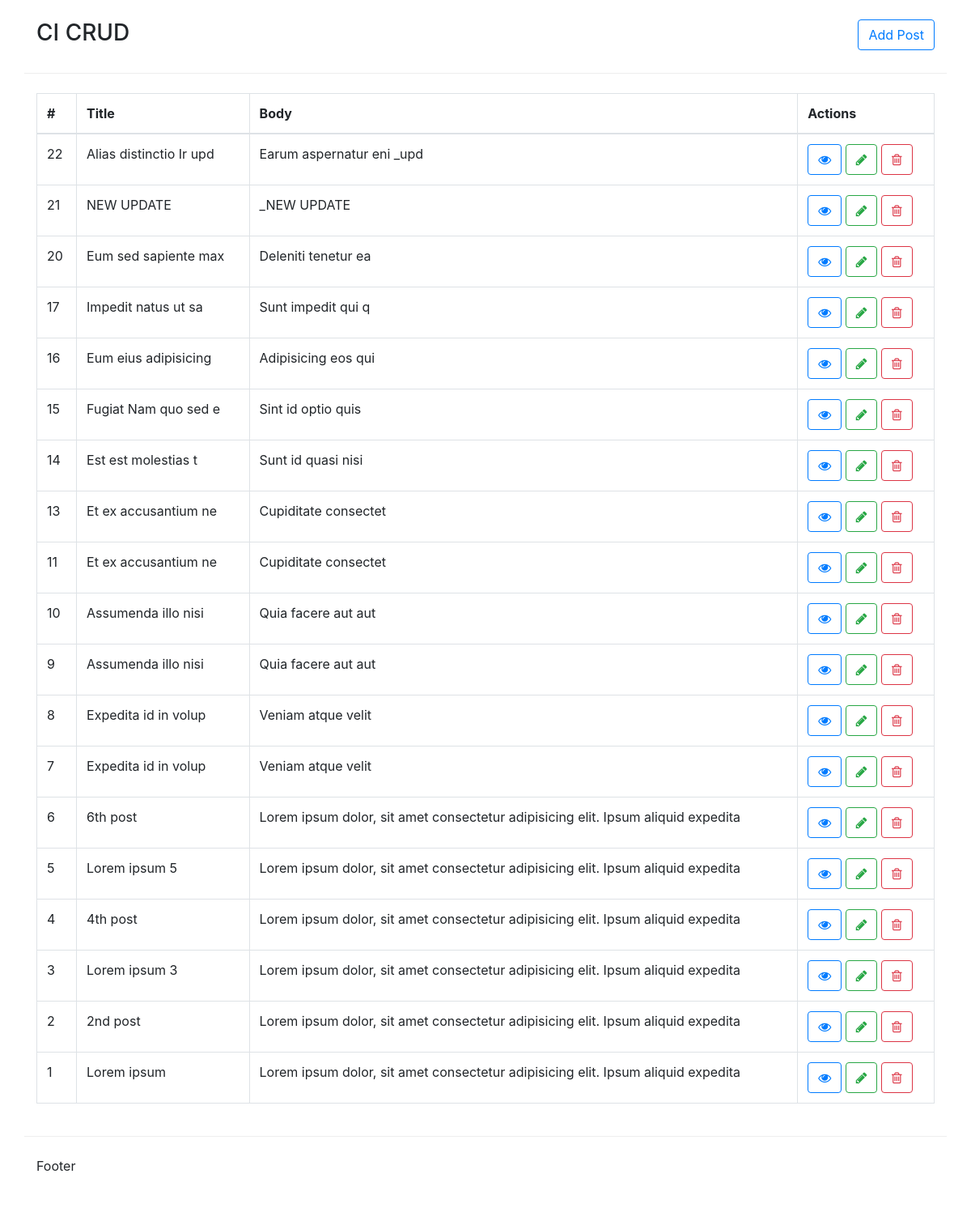
The page / on the database its author committed.
### tables this page shows
CREATE TABLE `posts` (
  `id` int(11) NOT NULL,
  `title` varchar(24) NOT NULL,
  `body` text NOT NULL
);

### application/controllers/Post.php (called while the page is built, shortened)
<?php
class Post extends CI_Controller
{
    public function index()
    {
        $posts = get_all('posts','id','DESC');
        $data['posts'] = $posts;
        $this->load->view('inc/header');
        $this->load->view('all', $data);
        $this->load->view('inc/footer');
    }
}

### index.php (called while the page is built, shortened)
<?php
require_once BASEPATH.'core/CodeIgniter.php';

### application/views/all.php (the view)
<header class="container pt-4 pb-4">
    <div class="row">
        <div class="col-md-10">
            <h3><?php echo site_name();?></h3>
        </div>
        <div class="col-md-2">
            <a href="<?php echo site_url('/create');?>" class="btn btn-outline-primary pull-right">Add Post</a>
        </div>
    </div>
</header>
<div id="content" class="container pt-4 pb-4">
    <div class="row">
        <div class="col-md-12">
            <div class="table-responsive">
                <table class="table table-stripped table-hover table-bordered">
                    <thead>
                        <tr>
                            <th>#</th>
                            <th>Title</th>
                            <th>Body</th>
                            <th>Actions</th>
                        </tr>
                    </thead>
                    <tbody>
                     <?php foreach($posts as $post):?>
                        <tr>
                            <td><?php echo $post->id?></td>
                            <td><?php echo $post->title?></td>
                            <td><?php echo substr($post->body, 0,80)?></td>
                            <td>
                                <a href="<?php echo site_url('/view/'.$post->id);?>" class="btn btn-outline-primary" title="View"><i class="fa fa-eye" aria-hidden="true"></i></a>
                                <a href="<?php echo site_url('/edit/'.$post->id);?>" class="btn btn-outline-success" title="Edit"><i class="fa fa-pencil" aria-hidden="true"></i></a>
                                <a href="<?php echo site_url('/delete/'.$post->id);?>" class="btn btn-outline-danger" onclick="return confirm_delete()"><i class="fa fa-trash-o" aria-hidden="true" title="Delete"></i></a>
                            </td>
                        </tr>
                     <?php endforeach;?>
                    </tbody>
                </table>
            </div>
        </div>
    </div>
</div>

### application/views/inc/header.php (shortened to what this page needs)
<!doctype html>
<html lang="en">
<head>
    <link rel="stylesheet" href="https://cdnjs.cloudflare.com/ajax/libs/font-awesome/4.7.0/css/font-awesome.min.css"/>
    <link rel="stylesheet" href="https://stackpath.bootstrapcdn.com/bootstrap/4.3.1/css/bootstrap.min.css">
    </head>
<body>
    <div id="main">

### application/helpers/common_helper.php (shortened to what this page needs)
<?php
if (!function_exists('get_all')) {
    function get_all($table, $order_by = null, $order = null)
    {
        $CI = &get_instance();
        $CI->db->order_by($order_by, $order);
        $query = $CI->db->get($table);
        return $query->result();
    }
}
if (!function_exists('site_name')) {
    function site_name()
    {
        echo config_item('site_name');
    }
}

### application/views/inc/footer.php (shortened to what this page needs)
        <footer class="container pt-4 pb-4">
            <div class="row">
                <div class="col-md-12"><p>Footer</p></div>
            </div>
        </footer>
    </div>
</body>
</html>

### application/views/inc/header.php (style rules this page uses)
header { border-bottom:1px solid #EEE; }
footer { border-top:1px solid #EEE; }

### rows shown on the page
posts: id "22", title "Alias distinctio Ir upd", body "Earum aspernatur eni _upd"
posts: id "21", title "NEW UPDATE", body "_NEW UPDATE"
posts: id "20", title "Eum sed sapiente max", body "Deleniti tenetur ea"
posts: id "17", title "Impedit natus ut sa", body "Sunt impedit qui q"
posts: id "16", title "Eum eius adipisicing", body "Adipisicing eos qui"
posts: id "15", title "Fugiat Nam quo sed e", body "Sint id optio quis"
posts: id "14", title "Est est molestias t", body "Sunt id quasi nisi"
posts: id "13", title "Et ex accusantium ne", body "Cupiditate consectet"
posts: id "11", title "Et ex accusantium ne", body "Cupiditate consectet"
posts: id "10", title "Assumenda illo nisi", body "Quia facere aut aut"
posts: id "9", title "Assumenda illo nisi", body "Quia facere aut aut"
posts: id "8", title "Expedita id in volup", body "Veniam atque velit"
posts: id "7", title "Expedita id in volup", body "Veniam atque velit"
posts: id "6", title "6th post", body "Lorem ipsum dolor, sit amet consectetur adipisicing elit. Ipsum aliquid expedita"
posts: id "5", title "Lorem ipsum 5", body "Lorem ipsum dolor, sit amet consectetur adipisicing elit. Ipsum aliquid expedita"
posts: id "4", title "4th post", body "Lorem ipsum dolor, sit amet consectetur adipisicing elit. Ipsum aliquid expedita"
posts: id "3", title "Lorem ipsum 3", body "Lorem ipsum dolor, sit amet consectetur adipisicing elit. Ipsum aliquid expedita"
posts: id "2", title "2nd post", body "Lorem ipsum dolor, sit amet consectetur adipisicing elit. Ipsum aliquid expedita"
posts: id "1", title "Lorem ipsum", body "Lorem ipsum dolor, sit amet consectetur adipisicing elit. Ipsum aliquid expedita"

### other values the page prints
config_item('site_name') "CI CRUD"
